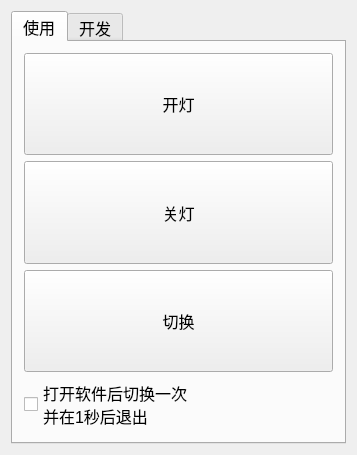
<?xml version="1.0" encoding="UTF-8"?>
<ui version="4.0">
 <class>MainWindow</class>
 <widget class="QMainWindow" name="MainWindow">
  <property name="geometry">
   <rect>
    <x>0</x>
    <y>0</y>
    <width>357</width>
    <height>455</height>
   </rect>
  </property>
  <property name="windowTitle">
   <string>MainWindow</string>
  </property>
  <widget class="QWidget" name="centralWidget">
   <layout class="QGridLayout" name="gridLayout_4">
    <item row="0" column="0">
     <widget class="QTabWidget" name="tabWidget">
      <property name="font">
       <font>
        <pointsize>12</pointsize>
       </font>
      </property>
      <property name="currentIndex">
       <number>0</number>
      </property>
      <widget class="QWidget" name="tab">
       <attribute name="title">
        <string>使用</string>
       </attribute>
       <layout class="QGridLayout" name="gridLayout_5">
        <item row="0" column="0">
         <widget class="QPushButton" name="pushButton_open">
          <property name="sizePolicy">
           <sizepolicy hsizetype="Minimum" vsizetype="Preferred">
            <horstretch>0</horstretch>
            <verstretch>0</verstretch>
           </sizepolicy>
          </property>
          <property name="font">
           <font>
            <pointsize>12</pointsize>
           </font>
          </property>
          <property name="text">
           <string>开灯</string>
          </property>
          <property name="icon">
           <iconset resource="Resource/icon.qrc">
            <normaloff>:/Icon/ooopic_1552998184.png</normaloff>:/Icon/ooopic_1552998184.png</iconset>
          </property>
          <property name="iconSize">
           <size>
            <width>48</width>
            <height>48</height>
           </size>
          </property>
         </widget>
        </item>
        <item row="1" column="0">
         <widget class="QPushButton" name="pushButton_close">
          <property name="sizePolicy">
           <sizepolicy hsizetype="Minimum" vsizetype="Preferred">
            <horstretch>0</horstretch>
            <verstretch>0</verstretch>
           </sizepolicy>
          </property>
          <property name="font">
           <font>
            <pointsize>12</pointsize>
           </font>
          </property>
          <property name="text">
           <string>关灯</string>
          </property>
          <property name="icon">
           <iconset resource="Resource/icon.qrc">
            <normaloff>:/Icon/ooopic_1552998185.png</normaloff>:/Icon/ooopic_1552998185.png</iconset>
          </property>
          <property name="iconSize">
           <size>
            <width>48</width>
            <height>48</height>
           </size>
          </property>
         </widget>
        </item>
        <item row="2" column="0">
         <widget class="QPushButton" name="pushButton_switch">
          <property name="sizePolicy">
           <sizepolicy hsizetype="Minimum" vsizetype="Preferred">
            <horstretch>0</horstretch>
            <verstretch>0</verstretch>
           </sizepolicy>
          </property>
          <property name="font">
           <font>
            <pointsize>12</pointsize>
           </font>
          </property>
          <property name="text">
           <string>切换</string>
          </property>
          <property name="icon">
           <iconset resource="Resource/icon.qrc">
            <normaloff>:/Icon/ooopic_1552998478.png</normaloff>:/Icon/ooopic_1552998478.png</iconset>
          </property>
          <property name="iconSize">
           <size>
            <width>48</width>
            <height>48</height>
           </size>
          </property>
         </widget>
        </item>
        <item row="3" column="0">
         <widget class="QCheckBox" name="checkBox_convenient">
          <property name="font">
           <font>
            <pointsize>12</pointsize>
           </font>
          </property>
          <property name="text">
           <string>打开软件后切换一次
并在1秒后退出</string>
          </property>
         </widget>
        </item>
       </layout>
      </widget>
      <widget class="QWidget" name="tab_2">
       <attribute name="title">
        <string>开发</string>
       </attribute>
       <layout class="QGridLayout" name="gridLayout_6">
        <item row="0" column="0">
         <layout class="QHBoxLayout" name="horizontalLayout">
          <item>
           <widget class="QLabel" name="label_ErrorCode_5">
            <property name="sizePolicy">
             <sizepolicy hsizetype="Fixed" vsizetype="Fixed">
              <horstretch>0</horstretch>
              <verstretch>0</verstretch>
             </sizepolicy>
            </property>
            <property name="font">
             <font>
              <pointsize>12</pointsize>
             </font>
            </property>
            <property name="styleSheet">
             <string notr="true">color: rgb(255, 85, 0);</string>
            </property>
            <property name="text">
             <string>界面选择：</string>
            </property>
            <property name="alignment">
             <set>Qt::AlignCenter</set>
            </property>
           </widget>
          </item>
          <item>
           <widget class="QComboBox" name="comboBox_Style"/>
          </item>
         </layout>
        </item>
        <item row="1" column="0">
         <layout class="QGridLayout" name="gridLayout">
          <item row="0" column="0">
           <widget class="QLabel" name="label_3">
            <property name="font">
             <font>
              <pointsize>12</pointsize>
             </font>
            </property>
            <property name="text">
             <string>接收信息：</string>
            </property>
           </widget>
          </item>
          <item row="0" column="1">
           <widget class="QPushButton" name="pushButton_clearRx">
            <property name="font">
             <font>
              <pointsize>12</pointsize>
             </font>
            </property>
            <property name="text">
             <string>清空接收</string>
            </property>
           </widget>
          </item>
          <item row="1" column="0" colspan="2">
           <widget class="QTextEdit" name="textEdit_rx"/>
          </item>
         </layout>
        </item>
        <item row="2" column="0">
         <layout class="QGridLayout" name="gridLayout_2">
          <item row="0" column="0">
           <widget class="QLabel" name="label">
            <property name="font">
             <font>
              <pointsize>12</pointsize>
             </font>
            </property>
            <property name="text">
             <string>IP:</string>
            </property>
           </widget>
          </item>
          <item row="0" column="1">
           <widget class="QLineEdit" name="lineEdit_ip">
            <property name="enabled">
             <bool>false</bool>
            </property>
            <property name="font">
             <font>
              <pointsize>12</pointsize>
             </font>
            </property>
            <property name="text">
             <string>192.168.</string>
            </property>
           </widget>
          </item>
          <item row="0" column="2">
           <widget class="QCheckBox" name="checkBox_broadcast">
            <property name="text">
             <string>广播</string>
            </property>
            <property name="checked">
             <bool>true</bool>
            </property>
           </widget>
          </item>
          <item row="1" column="0">
           <widget class="QLabel" name="label_2">
            <property name="font">
             <font>
              <pointsize>12</pointsize>
             </font>
            </property>
            <property name="text">
             <string>端口：</string>
            </property>
           </widget>
          </item>
          <item row="1" column="1" colspan="2">
           <widget class="QSpinBox" name="spinBox_port">
            <property name="font">
             <font>
              <pointsize>12</pointsize>
             </font>
            </property>
            <property name="alignment">
             <set>Qt::AlignCenter</set>
            </property>
            <property name="maximum">
             <number>65535</number>
            </property>
            <property name="value">
             <number>2040</number>
            </property>
           </widget>
          </item>
         </layout>
        </item>
        <item row="3" column="0">
         <layout class="QGridLayout" name="gridLayout_3">
          <item row="0" column="0" colspan="2">
           <widget class="QTextEdit" name="textEdit_tx"/>
          </item>
          <item row="1" column="0">
           <widget class="QCheckBox" name="checkBox_clearAfterTx">
            <property name="font">
             <font>
              <pointsize>12</pointsize>
             </font>
            </property>
            <property name="text">
             <string>发送后清空</string>
            </property>
            <property name="checked">
             <bool>true</bool>
            </property>
           </widget>
          </item>
          <item row="1" column="1">
           <widget class="QPushButton" name="pushButton_send">
            <property name="font">
             <font>
              <pointsize>12</pointsize>
             </font>
            </property>
            <property name="text">
             <string>发送</string>
            </property>
           </widget>
          </item>
         </layout>
        </item>
       </layout>
      </widget>
     </widget>
    </item>
   </layout>
  </widget>
 </widget>
 <layoutdefault spacing="6" margin="11"/>
 <resources>
  <include location="Resource/icon.qrc"/>
 </resources>
 <connections>
  <connection>
   <sender>pushButton_clearRx</sender>
   <signal>clicked()</signal>
   <receiver>textEdit_rx</receiver>
   <slot>clear()</slot>
   <hints>
    <hint type="sourcelabel">
     <x>304</x>
     <y>49</y>
    </hint>
    <hint type="destinationlabel">
     <x>158</x>
     <y>131</y>
    </hint>
   </hints>
  </connection>
  <connection>
   <sender>checkBox_broadcast</sender>
   <signal>toggled(bool)</signal>
   <receiver>lineEdit_ip</receiver>
   <slot>setDisabled(bool)</slot>
   <hints>
    <hint type="sourcelabel">
     <x>256</x>
     <y>263</y>
    </hint>
    <hint type="destinationlabel">
     <x>258</x>
     <y>288</y>
    </hint>
   </hints>
  </connection>
 </connections>
</ui>
